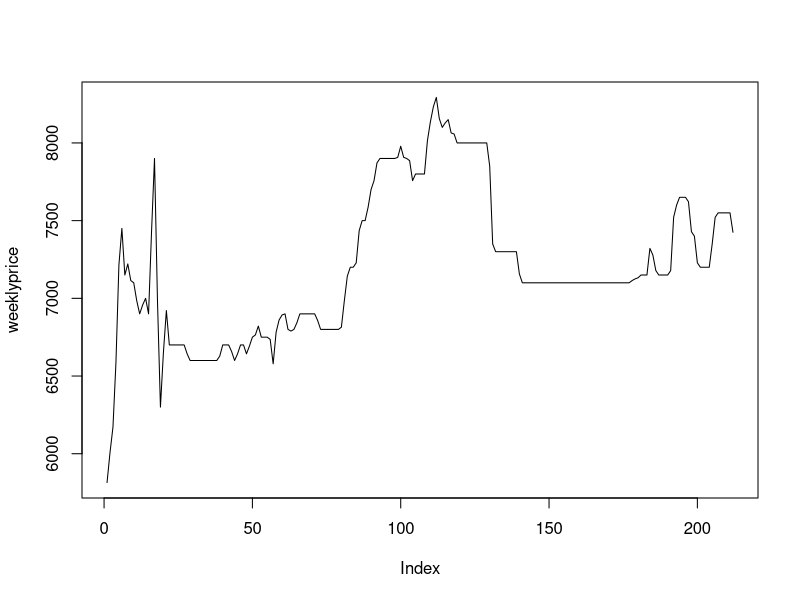

Recreate this plot in R. (Note: this script raises an error after producing the figure.)
library("lubridate") #To Convert into Date format (mm/dd/yy).
library("forecast")#used for time-series forecasting.
library("ggplot2")#for plotting graphs.
monthly = read.csv("Continuous_Data_Monthly.csv")#reading the C.S.V file.Please Set working Directory before Importting dataset.
weekly = read.csv("Continuous_Data_weekly.csv")
weekly
monthly
weekly$ArrivalDate = mdy(weekly$ArrivalDate)
monthly$ArrivalDate = mdy(monthly$ArrivalDate)
table(year(monthly$ArrivalDate))
table(year(weekly$ArrivalDate))
weeklyy <- weekly[19:230,]
table(year(weeklyy$ArrivalDate))
monthlyp <- monthly[5:52,]
monthlyprice <- monthlyp$Price
weeklyprice <- weeklyy[,3]
weeklyprice
plot(weeklyprice,type = "l")
TSweekly <- ts(data = weeklyprice,start = 1,end = 212)
adf.test(TSweekly)
auto.arima(TSweekly)
str(monthlyprice)
plot(monthlyprice,type = "l")
acf(monthlyprice)
pacf(monthlyprice)
TSmonthly <- ts(data = monthlyprice,start = 1,end = 48)
auto.arima(TSmonthly)
acf(TSweekly)
pacf(TSweekly)
WEEKLYMODEL <- arima(TSweekly,order = c(5,1,1))
Wpredicted <- forecast(WEEKLYMODEL,h = 1)
Weekly_orignal <- weekly[231,3]
MONTHLYMODEL <- arima(TSmonthly,order = c(0,1,0))
Mpredicted <- forecast(MONTHLYMODEL,h=1)
Mpredicted
Monthly_orignal <- monthly[53,3]
accuracy(Mpredicted,Monthly_orignal)
accuracy(Wpredicted,Weekly_orignal)
Mpredicted <- as.data.frame(Mpredicted)
M <- cbind(Mpredicted,Monthly_orignal)
Wpredicted <- as.data.frame(Wpredicted)
W <- cbind(Wpredicted,Weekly_orignal)